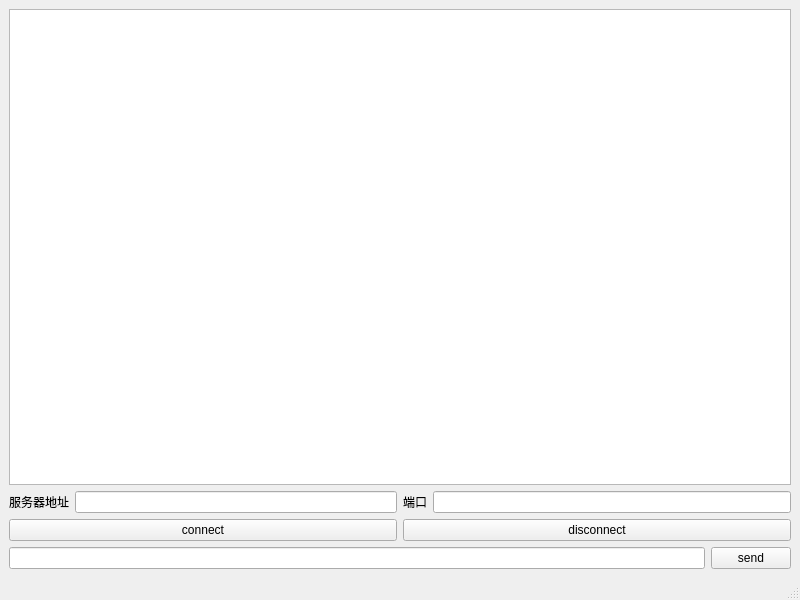
<?xml version="1.0" encoding="UTF-8"?>
<ui version="4.0">
 <class>MainWindow</class>
 <widget class="QMainWindow" name="MainWindow">
  <property name="geometry">
   <rect>
    <x>0</x>
    <y>0</y>
    <width>800</width>
    <height>600</height>
   </rect>
  </property>
  <property name="windowTitle">
   <string>MainWindow</string>
  </property>
  <widget class="QWidget" name="centralwidget">
   <layout class="QVBoxLayout" name="verticalLayout">
    <item>
     <widget class="QTextBrowser" name="textBrowser"/>
    </item>
    <item>
     <layout class="QHBoxLayout" name="horizontalLayout_5">
      <item>
       <layout class="QHBoxLayout" name="horizontalLayout">
        <item>
         <widget class="QLabel" name="label">
          <property name="text">
           <string>服务器地址</string>
          </property>
         </widget>
        </item>
        <item>
         <widget class="QLineEdit" name="serip"/>
        </item>
       </layout>
      </item>
      <item>
       <layout class="QHBoxLayout" name="horizontalLayout_2">
        <item>
         <widget class="QLabel" name="label_2">
          <property name="text">
           <string>端口</string>
          </property>
         </widget>
        </item>
        <item>
         <widget class="QLineEdit" name="serport"/>
        </item>
       </layout>
      </item>
     </layout>
    </item>
    <item>
     <layout class="QHBoxLayout" name="horizontalLayout_3">
      <item>
       <widget class="QPushButton" name="pushButton">
        <property name="text">
         <string>connect</string>
        </property>
       </widget>
      </item>
      <item>
       <widget class="QPushButton" name="pushButton_2">
        <property name="text">
         <string>disconnect</string>
        </property>
       </widget>
      </item>
     </layout>
    </item>
    <item>
     <layout class="QHBoxLayout" name="horizontalLayout_4">
      <item>
       <widget class="QLineEdit" name="content"/>
      </item>
      <item>
       <widget class="QPushButton" name="send">
        <property name="text">
         <string>send</string>
        </property>
       </widget>
      </item>
     </layout>
    </item>
   </layout>
  </widget>
  <widget class="QMenuBar" name="menubar">
   <property name="geometry">
    <rect>
     <x>0</x>
     <y>0</y>
     <width>800</width>
     <height>23</height>
    </rect>
   </property>
  </widget>
  <widget class="QStatusBar" name="statusbar"/>
 </widget>
 <resources/>
 <connections/>
</ui>
